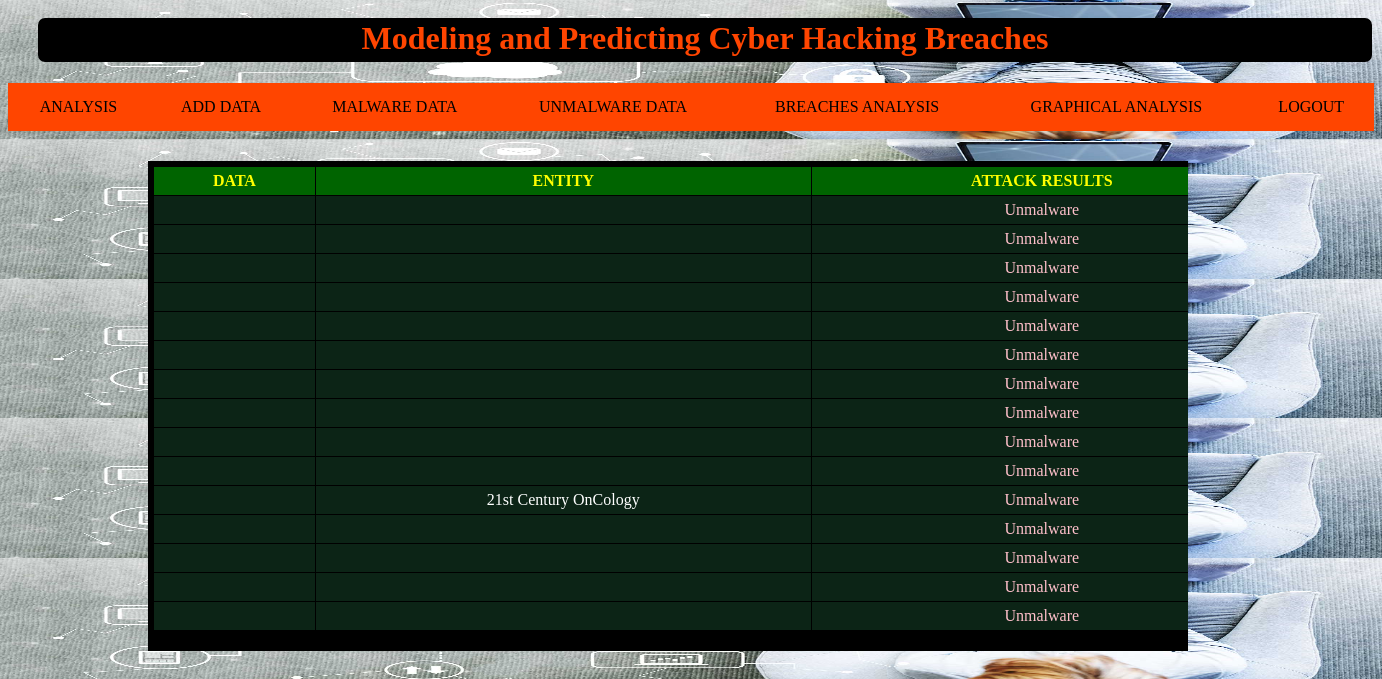
Screenshot of /unmalware/ with the database file from the repository.
### app/models.py (models this page shows)
class UserAdd_Model(models.Model):
    uregid = models.ForeignKey(UserRegister_Model,on_delete=models.CASCADE)
    entity = models.CharField(max_length=100)
    year = models.IntegerField()
    records = models.CharField(max_length=1000)
    organizationtype=models.CharField(max_length=1000)
    method = models.CharField(max_length=100)
    adddata = models.CharField(max_length=500)
    attackresult = models.CharField(max_length=500)
    time = models.CharField(max_length=100)

### app/views.py (the view)
# urls.py: url(r'^unmalware/$',user_view.unmalware,name='unmalware'),
def unmalware(request):
    obj = UserAdd_Model.objects.filter(attackresult='Unmalware')
    return render(request,'users/unmalware.html',{'object':obj})

### assets/templates/users/unmalware.html (shortened to what this page needs)
{% extends 'users/design.html' %}
{% block userblock %}
{% load static %}
<div class="userdetails">
<table>
    <tr>
        <th style="color:yellow">DATA</th>
        <th style="color:yellow">ENTITY</th>
        <th style="color:yellow">ATTACK RESULTS</th>
    </tr>
    {% for i in object %}
    <tr>
    <td style="color:white">{{i.adddata}}</td>
    <td style="color:white">{{i.entity}}</td>
    <td style="color:pink">{{i.attackresult}}</td>
    </tr>
    {% endfor %}
</table>
</div>
{% endblock %}

### rows the page displays
UserAdd_Model: attackresult "Unmalware"
UserAdd_Model: attackresult "Unmalware"
UserAdd_Model: attackresult "Unmalware"
UserAdd_Model: attackresult "Unmalware"
UserAdd_Model: attackresult "Unmalware"
UserAdd_Model: attackresult "Unmalware"
UserAdd_Model: attackresult "Unmalware"
UserAdd_Model: attackresult "Unmalware"
UserAdd_Model: attackresult "Unmalware"
UserAdd_Model: attackresult "Unmalware"
UserAdd_Model: entity "21st Century OnCology", attackresult "Unmalware"
UserAdd_Model: attackresult "Unmalware"
UserAdd_Model: attackresult "Unmalware"
UserAdd_Model: attackresult "Unmalware"
UserAdd_Model: attackresult "Unmalware"
